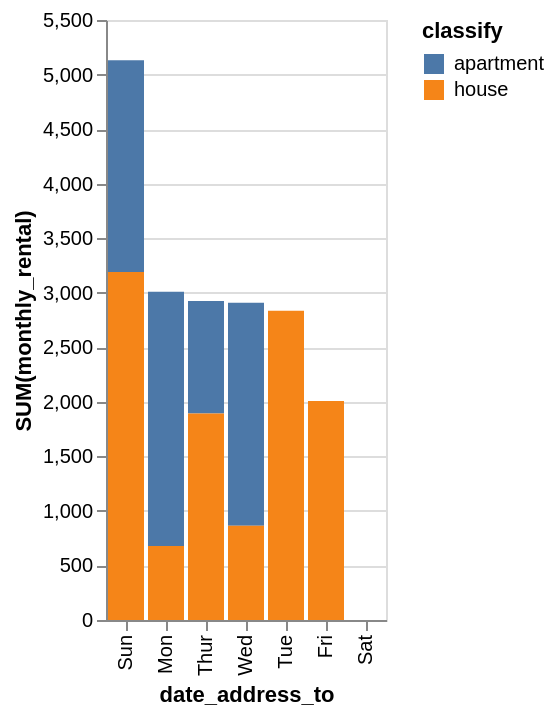

Express this chart as Vega-Lite.
### Vega-Lite specification from a JSON file in a GitHub repository (floating-point values rounded to 4 significant figures)
{"data": {"values": [{"x_data": "Mon", "y_data": 2329, "classify": "apartment"}, {"x_data": "Tue", "y_data": 0, "classify": "apartment"}, {"x_data": "Wed", "y_data": 2043, "classify": "apartment"}, {"x_data": "Thur", "y_data": 1032, "classify": "apartment"}, {"x_data": "Fri", "y_data": 0, "classify": "apartment"}, {"x_data": "Sat", "y_data": 0, "classify": "apartment"}, {"x_data": "Sun", "y_data": 1941, "classify": "apartment"}, {"x_data": "Mon", "y_data": 679, "classify": "house"}, {"x_data": "Tue", "y_data": 2834, "classify": "house"}, {"x_data": "Wed", "y_data": 865, "classify": "house"}, {"x_data": "Thur", "y_data": 1893, "classify": "house"}, {"x_data": "Fri", "y_data": 2007, "classify": "house"}, {"x_data": "Sat", "y_data": 0, "classify": "house"}, {"x_data": "Sun", "y_data": 3191, "classify": "house"}]}, "mark": "bar", "encoding": {"x": {"field": "x_data", "type": "nominal", "title": "date_address_to", "sort": {"op": "sum", "field": "y_data", "order": "descending"}}, "y": {"field": "y_data", "type": "quantitative", "title": "SUM(monthly_rental)"}, "color": {"field": "classify"}}}
